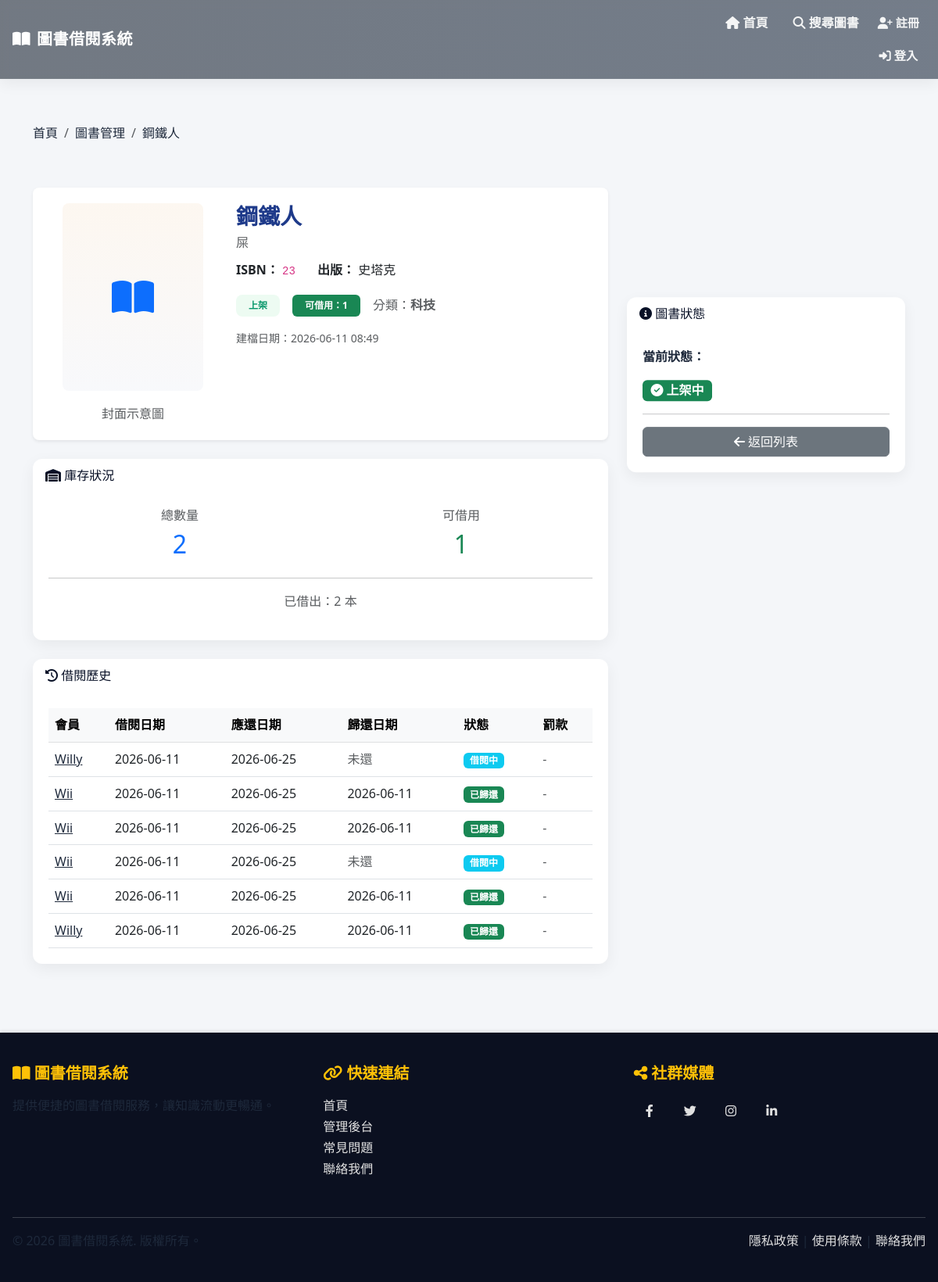
/books/2/, run on an earlier commit of the app's database.
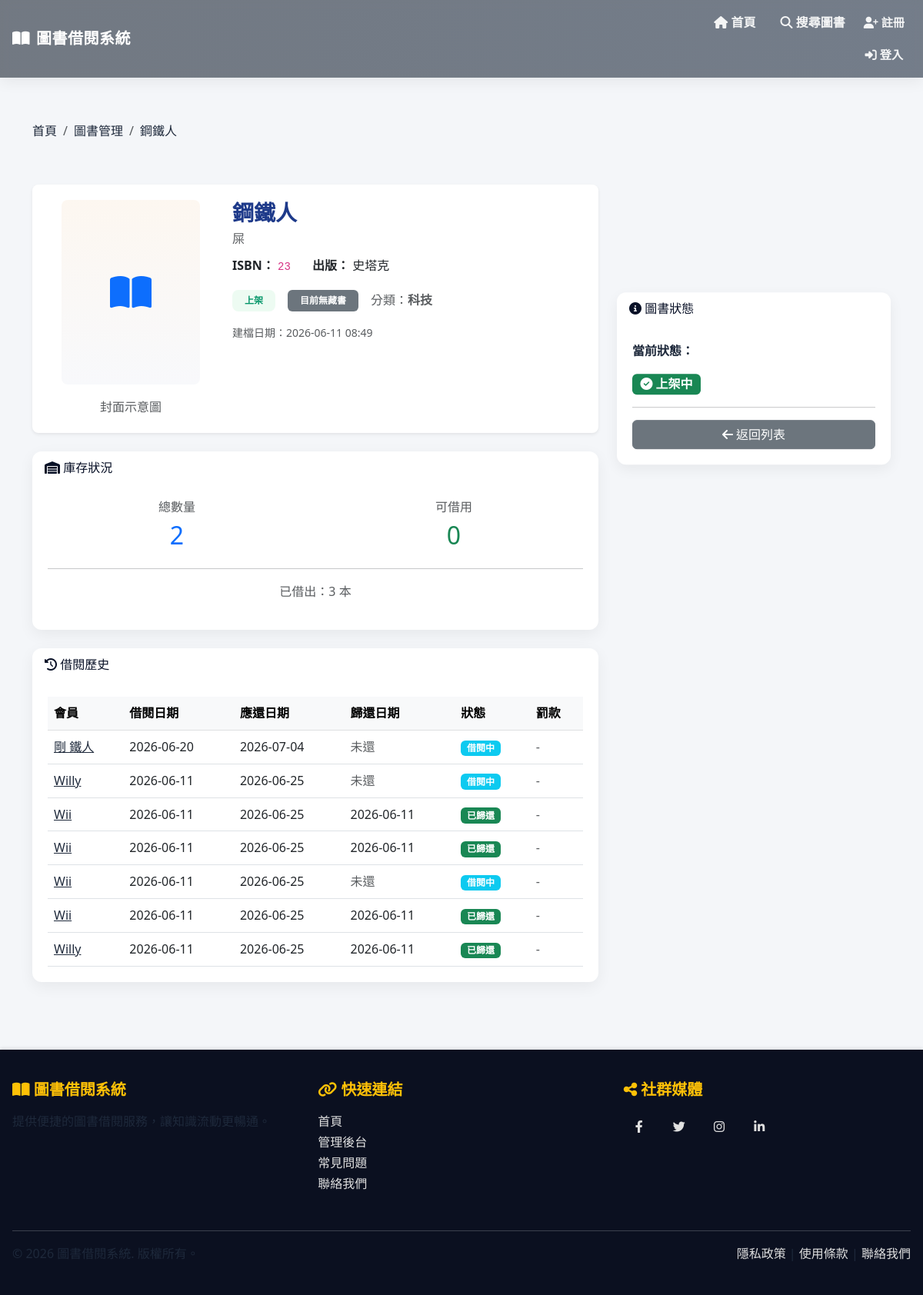
And on a later commit of the database.
### library/models.py (models this page shows, shortened)
class Book(models.Model):
    STATUS_CHOICES = [
        ('available', '上架'),
        ('unavailable', '下架'),
    ]
    title = models.CharField(
        max_length=200,
        verbose_name='書名',
        help_text='圖書標題'
    )
    author = models.CharField(
        max_length=100,
        verbose_name='作者',
        help_text='圖書作者名稱'
    )
    isbn = models.CharField(
        max_length=20,
        unique=True,
        verbose_name='ISBN',
        help_text='國際標準書號'
    )
    publisher = models.CharField(
        max_length=100,
        verbose_name='出版商',
        help_text='圖書出版社'
    )
    category = models.CharField(
        max_length=50,
        verbose_name='分類',
        help_text='圖書分類（如：文學、歷史、科技等）'
    )
    created_date = models.DateTimeField(
        auto_now_add=True,
        verbose_name='建檔日期',
        help_text='圖書建檔時間'
    )
    total_quantity = models.IntegerField(
        default=1,
        verbose_name='總數量',
        help_text='圖書館購入該書的總冊數'
    )
    available_quantity = models.IntegerField(
        default=1,
        verbose_name='庫存數量',
        help_text='該書目前可借用的冊數'
    )
    status = models.CharField(
        max_length=20,
        choices=STATUS_CHOICES,
        default='available',
        verbose_name='狀態',
        help_text='圖書當前狀態（上架/下架）'
    )
    class Meta:
        verbose_name = '圖書'
        verbose_name_plural = '圖書'
        ordering = ['-created_date']
        indexes = [
            models.Index(fields=['isbn']),
            models.Index(fields=['category']),
        ]

class BorrowRecord(models.Model):
    STATUS_CHOICES = [
        ('borrowing', '借閱中'),
        ('returned', '已歸還'),
        ('overdue', '已逾期'),
    ]
    member = models.ForeignKey(
        Member,
        on_delete=models.PROTECT,
        verbose_name='會員',
        help_text='借閱會員',
        related_name='borrow_records'
    )
    book = models.ForeignKey(
        Book,
        on_delete=models.PROTECT,
        verbose_name='圖書',
        help_text='被借閱的圖書',
        related_name='borrow_records'
    )
    borrow_date = models.DateTimeField(
        auto_now_add=True,
        verbose_name='借閱日期',
        help_text='借書時間'
    )
    due_date = models.DateField(
        verbose_name='應還日期',
        help_text='應該歸還的日期'
    )
    return_date = models.DateField(
        null=True,
        blank=True,
        verbose_name='實際歸還日期',
        help_text='實際歸還的日期（未歸還則為空）'
    )
    status = models.CharField(
        max_length=20,
        choices=STATUS_CHOICES,
        default='borrowing',
        verbose_name='狀態',
        help_text='借閱狀態（借閱中/已歸還/已逾期）'
    )
    overdue_fine = models.DecimalField(
        max_digits=10,
        decimal_places=2,
        default=0,
        verbose_name='逾期罰款金額',
        help_text='因逾期產生的罰款金額'
    )
    class Meta:
        verbose_name = '借閱紀錄'
        verbose_name_plural = '借閱紀錄'
        ordering = ['-borrow_date']
        indexes = [
            models.Index(fields=['member', 'status']),
            models.Index(fields=['book', 'status']),
        ]

class Member(models.Model):
    STATUS_CHOICES = [
        ('active', '正常'),
        ('suspended', '停權'),
    ]
    user = models.OneToOneField(
        User,
        on_delete=models.CASCADE,
        related_name='member_profile',
        verbose_name='帳號',
        help_text='關聯的系統帳號'
    )
    phone = models.CharField(
        max_length=20,
        verbose_name='電話',
        help_text='會員聯絡電話'
    )
    registration_date = models.DateTimeField(
        auto_now_add=True,
        verbose_name='註冊日期',
        help_text='會員註冊時間'
    )
    status = models.CharField(
        max_length=20,
        choices=STATUS_CHOICES,
        default='active',
        verbose_name='會員狀態',
        help_text='會員當前狀態（正常/停權）'
    )
    outstanding_fine = models.DecimalField(
        max_digits=10,
        decimal_places=2,
        default=0,
        verbose_name='未繳罰款總額',
        help_text='會員目前未繳納的罰款總額'
    )
    class Meta:
        verbose_name = '會員'
        verbose_name_plural = '會員'
        ordering = ['-registration_date']

### library/views.py (the view)
# urls.py: path('books/<int:pk>/', views.BookDetailView.as_view(), name='book_detail'),
class BookDetailView(DetailView):
    model = Book
    template_name = 'book/book_detail.html'
    context_object_name = 'book'
    def get_context_data(self, **kwargs):
        context = super().get_context_data(**kwargs)
        borrow_records = self.object.borrow_records.select_related('member__user').order_by('-borrow_date')
        context['borrow_records'] = borrow_records
        context['borrowed_count'] = borrow_records.filter(
            status__in=['borrowing', 'overdue']
        ).count()
        context['available_quantity'] = self.object.available_quantity
        context['total_quantity'] = self.object.total_quantity
        return context

### library/templates/book/book_detail.html (shortened to what this page needs)
{% extends "base.html" %}
{% block content %}
<div class="row mb-4">
    <div class="col-12">
        <nav aria-label="breadcrumb">
            <ol class="breadcrumb">
                <li class="breadcrumb-item"><a href="{% url 'library:home' %}">首頁</a></li>
                <li class="breadcrumb-item"><a href="{% url 'library:book_list' %}">圖書管理</a></li>
                <li class="breadcrumb-item active" aria-current="page">{{ book.title }}</li>
            </ol>
        </nav>
    </div>
</div>
<div class="row">
        <div class="col-md-8">
            <div class="card mb-4 border-0 shadow-sm rounded-3">
                <div class="card-body">
                    <div class="row g-4">
                        <div class="col-md-4 d-flex align-items-start">
                            <div class="w-100 text-center">
                                <div class="mx-auto mb-3 rounded-3 d-flex align-items-center justify-content-center"
                                     style="width:180px;height:240px;background:linear-gradient(180deg, rgba(217,119,6,0.06), rgba(30,58,138,0.03));">
                                    <i class="fas fa-book-open fa-3x text-primary"></i>
                                </div>
                                <small class="text-muted d-block">封面示意圖</small>
                            </div>
                        </div>
                        <div class="col-md-8">
                            <h3 class="mb-1 fw-bold">{{ book.title }}</h3>
                            <p class="mb-2 text-muted">{{ book.author }}</p>
                            <div class="mb-3">
                                <span class="me-2"><strong>ISBN：</strong> <code>{{ book.isbn }}</code></span>
                                <span class="ms-3"><strong>出版：</strong> {{ book.publisher }}</span>
                            </div>
                            <div class="d-flex align-items-center gap-3 mb-3">
                                <div>
                                    {% if book.status == 'available' %}
                                        <span class="badge badge-soft-success py-2 px-3">上架</span>
                                    {% else %}
                                        <span class="badge badge-soft-danger py-2 px-3">下架</span>
                                    {% endif %}
                                </div>
                                <div>
                                    {% if book.available_quantity > 0 %}
                                        <span class="badge bg-success text-white py-2 px-3">可借用：{{ book.available_quantity }}</span>
                                    {% else %}
                                        <span class="badge bg-secondary text-white py-2 px-3">目前無藏書</span>
                                    {% endif %}
                                </div>
                                <div>
                                    <span class="text-muted">分類：<span class="fw-semibold">{{ book.category }}</span></span>
                                </div>
                            </div>
                            <p class="text-muted small">建檔日期：{{ book.created_date|date:"Y-m-d H:i" }}</p>
                        </div>
                    </div>
                </div>
            </div>
        <div class="card mb-4">
            <div class="card-header">
                <i class="fas fa-warehouse"></i> 庫存狀況
            </div>
            <div class="card-body">
                <div class="row text-center">
                    <div class="col-md-6">
                        <h6 class="text-muted">總數量</h6>
                        <h2 class="text-primary">{{ book.total_quantity }}</h2>
                    </div>
                    <div class="col-md-6">
                        <h6 class="text-muted">可借用</h6>
                        <h2 class="text-success">{{ book.available_quantity }}</h2>
                    </div>
                </div>
                <hr>
                <p class="text-center text-muted">
                    已借出：{{ borrowed_count }} 本
                </p>
            </div>
        </div>
        <div class="card">
            <div class="card-header">
                <i class="fas fa-history"></i> 借閱歷史
            </div>
            <div class="card-body">
                {% if borrow_records %}
                <div class="table-responsive">
                    <table class="table table-hover align-middle mb-0">
                        <thead class="table-light">
                            <tr>
                                <th>會員</th>
                                <th>借閱日期</th>
                                <th>應還日期</th>
                                <th>歸還日期</th>
                                <th>狀態</th>
                                <th>罰款</th>
                            </tr>
                        </thead>
                        <tbody>
                            {% for record in borrow_records %}
                            <tr>
                                <td>
                                    <a href="{% url 'library:member_detail' record.member.pk %}">
                                        {{ record.member.user.get_full_name|default:record.member.user.username }}
                                    </a>
                                </td>
                                <td>{{ record.borrow_date|date:"Y-m-d" }}</td>
                                <td>{{ record.due_date|date:"Y-m-d" }}</td>
                                <td>
                                    {% if record.return_date %}
                                        {{ record.return_date|date:"Y-m-d" }}
                                    {% else %}
                                        <span class="text-muted">未還</span>
                                    {% endif %}
                                </td>
                                <td>
                                    {% if record.status == 'borrowing' %}
                                        <span class="badge bg-info">借閱中</span>
                                    {% elif record.status == 'returned' %}
                                        <span class="badge bg-success">已歸還</span>
                                    {% elif record.status == 'overdue' %}
                                        <span class="badge bg-danger">逾期</span>
                                    {% endif %}
                                </td>
                                <td>
                                    {% if record.overdue_fine > 0 %}
                                        <span class="badge bg-warning">NT$ {{ record.overdue_fine }}</span>
                                    {% else %}
                                        <span class="text-muted">-</span>
                                    {% endif %}
                                </td>
                            </tr>
                            {% endfor %}
                        </tbody>
                    </table>
                </div>
                {% else %}
                <div class="text-center py-4">
                    <i class="fas fa-inbox fa-2x mb-2 text-muted"></i>
                    <p class="text-muted">暫無借閱記錄</p>
                </div>
                {% endif %}
            </div>
        </div>
    </div>
    <div class="col-md-4">
        <div class="card sticky-top" style="top: 380px; z-index: 5;">
            <div class="card-header">
                <i class="fas fa-info-circle"></i> 圖書狀態
            </div>
            <div class="card-body">
                <p><strong>當前狀態：</strong></p>
                {% if book.status == 'available' %}
                    <span class="badge bg-success" style="font-size: 1rem;">
                        <i class="fas fa-check-circle"></i> 上架中
                    </span>
                {% else %}
                    <span class="badge bg-danger" style="font-size: 1rem;">
                        <i class="fas fa-times-circle"></i> 已下架
                    </span>
                {% endif %}
                <hr>
                <a href="{% url 'library:book_list' %}" class="btn btn-secondary w-100">
                    <i class="fas fa-arrow-left"></i> 返回列表
                </a>
            </div>
        </div>
    </div>
</div>
{% endblock %}

What changed in the data, as far as the page shows it:
changed Book "鋼鐵人": available_quantity "1" → "0"; available_quantity "1" → (not shown)
added BorrowRecord: member.user.get_full_name "剛 鐵人", borrow_date "2026-06-20", due_date "2026-07-04", shows "未還", status "借閱中"
Also different on the page:
{{ borrowed_count }}: "2" → "3"
text no longer shown: "可借用："
text now shown: "目前無藏書"
